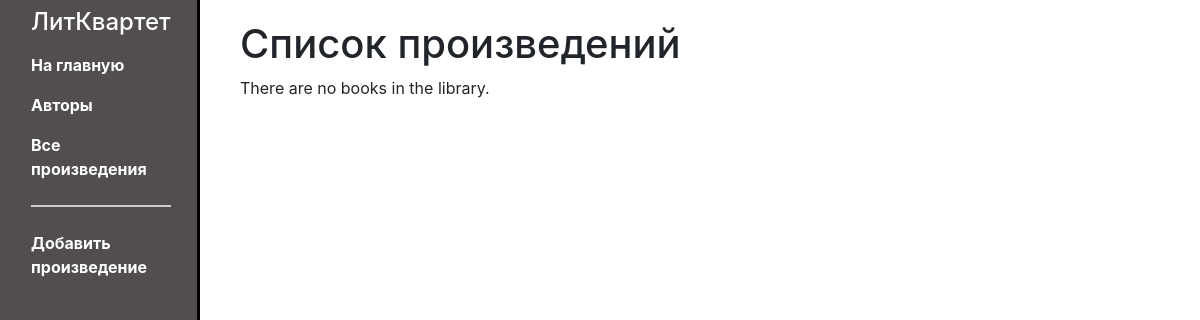
Before: /writer/books/ with the older database file.
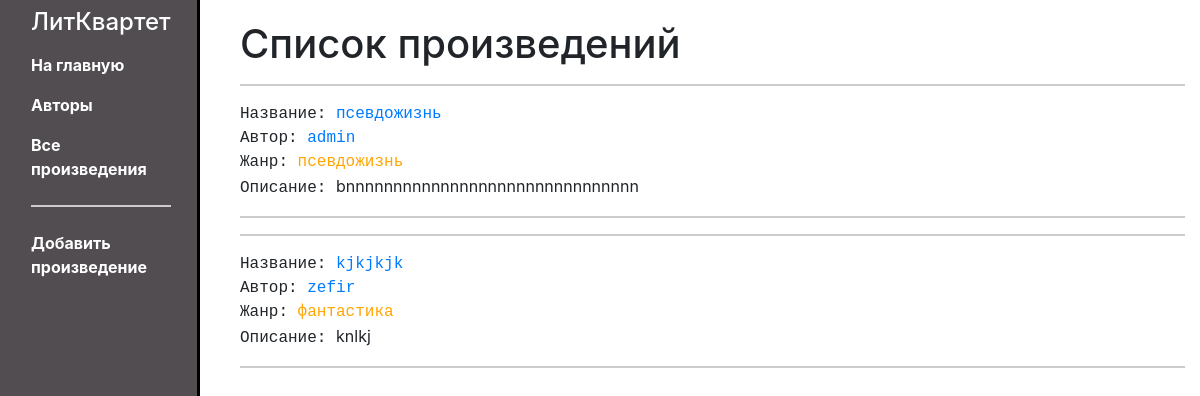
After: the same page with the newer database file.
### writer/models.py (models this page shows, shortened)
class Content(models.Model):
    id = models.UUIDField(primary_key=True, default=uuid.uuid4, help_text='Уникальный id для каждого произведения')
    author = models.ForeignKey(User, verbose_name='Автор', on_delete=models.CASCADE)
    ganre = models.ForeignKey('ContentType', on_delete=models.SET_NULL, null=True, verbose_name='Жанр')
    name = models.CharField('Название', max_length=200)
    description = models.TextField('Аннотация', max_length=500, null=True)
    data = models.TextField('Текст')
    def get_absolute_url(self):
        return reverse('content-detail', args=[str(self.id)])

class ContentType(models.Model):
    id = models.UUIDField(primary_key=True, default=uuid.uuid4, help_text='Уникальный id для каждого жанра')
    name = models.CharField('Название', max_length=150)
    description = models.TextField('Описание', max_length=1000, blank=True, null=True)
    def __str__(self):
        return self.name

### writer/views.py (the view)
class ContentListView(generic.ListView):
    model = Content

### writer/templates/writer/content_list.html
{% extends "base_generic.html" %}
{% block content %}
    <h1>Список произведений</h1>
    {% if content_list %}
    <ul class="list-unstyled">
      {% for content in content_list %}
      <li>
          <hr>
        <samp>Название: <a href="{{ content.get_absolute_url }}" > {{ content.name }}</a></samp>
          <br>
          <samp>Автор: <a href="{% url 'writer-user-detail' pk=content.author.pk %}">{{content.author}}</a></samp>
          <br>
          <samp>Жанр: <samp class="text-custom" title="{{ content.ganre.description }}">{{ content.ganre }}</samp></samp>
          <p><samp>Описание: </samp>{{content.description}}</p>
          <hr>
      </li>
      {% endfor %}
    </ul>
    {% else %}
      <p>There are no books in the library.</p>
    {% endif %}
{% endblock %}

Changed rows visible on the page:
added Content: name "псевдожизнь", author "admin", ganre "псевдожизнь", description "bnnnnnnnnnnnnnnnnnnnnnnnnnnnnnnn"
added Content: name "kjkjkjk", author "zefir", ganre "фантастика", description "knlkj"
Other visible differences:
text no longer shown: "There are no books in the library."
